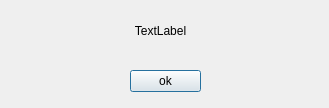
<?xml version="1.0" encoding="UTF-8"?>
<ui version="4.0">
 <class>Error_popup</class>
 <widget class="QDialog" name="Error_popup">
  <property name="geometry">
   <rect>
    <x>0</x>
    <y>0</y>
    <width>329</width>
    <height>108</height>
   </rect>
  </property>
  <property name="windowTitle">
   <string>Error</string>
  </property>
  <widget class="QPushButton" name="pushButton">
   <property name="geometry">
    <rect>
     <x>130</x>
     <y>70</y>
     <width>71</width>
     <height>22</height>
    </rect>
   </property>
   <property name="text">
    <string>ok</string>
   </property>
  </widget>
  <widget class="QLabel" name="label">
   <property name="geometry">
    <rect>
     <x>0</x>
     <y>10</y>
     <width>321</width>
     <height>41</height>
    </rect>
   </property>
   <property name="text">
    <string>TextLabel</string>
   </property>
   <property name="alignment">
    <set>Qt::AlignCenter</set>
   </property>
  </widget>
 </widget>
 <resources/>
 <connections/>
</ui>
